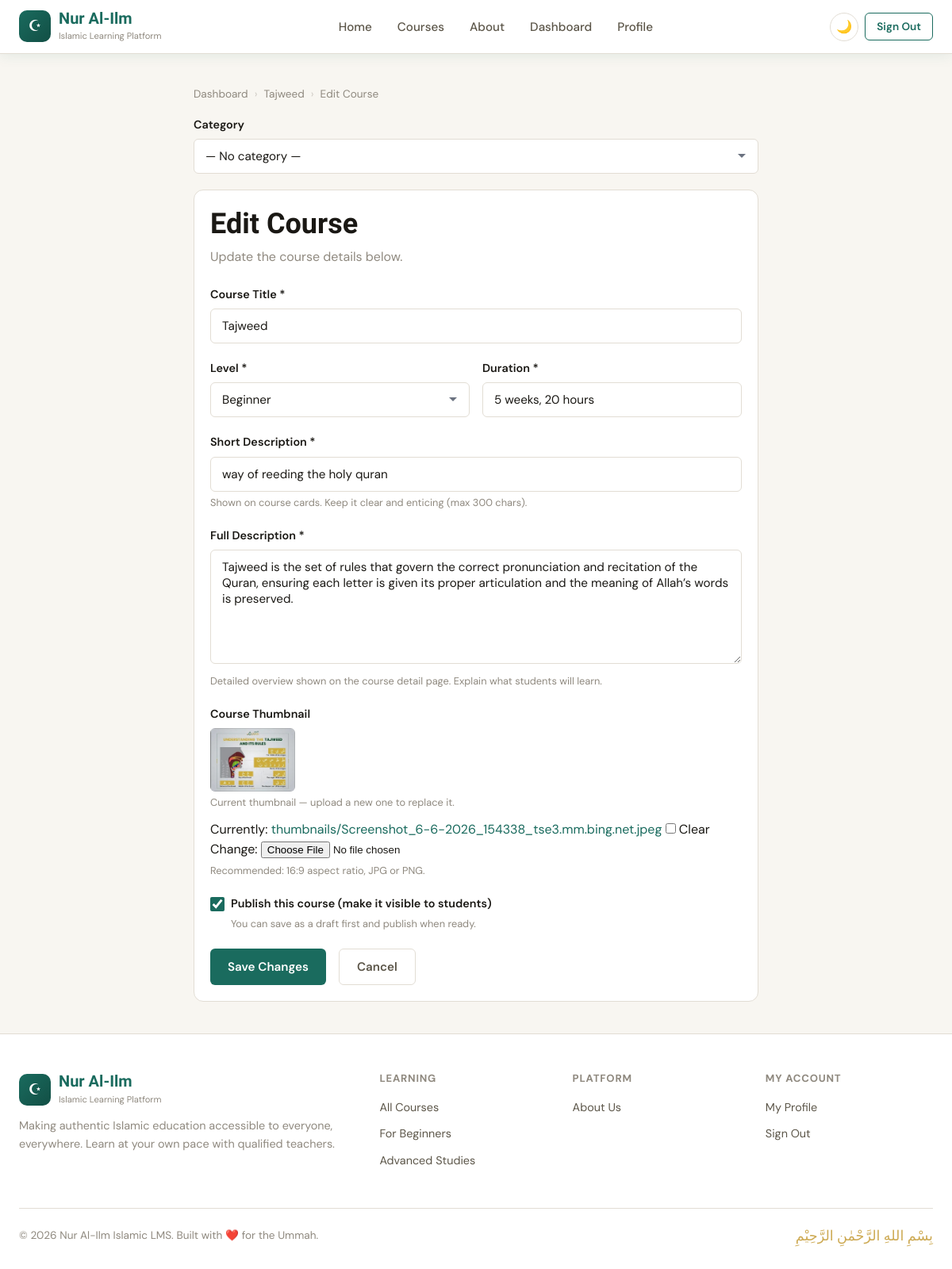
Before: /courses/tajweed/edit/ (signed in) with the older database file.
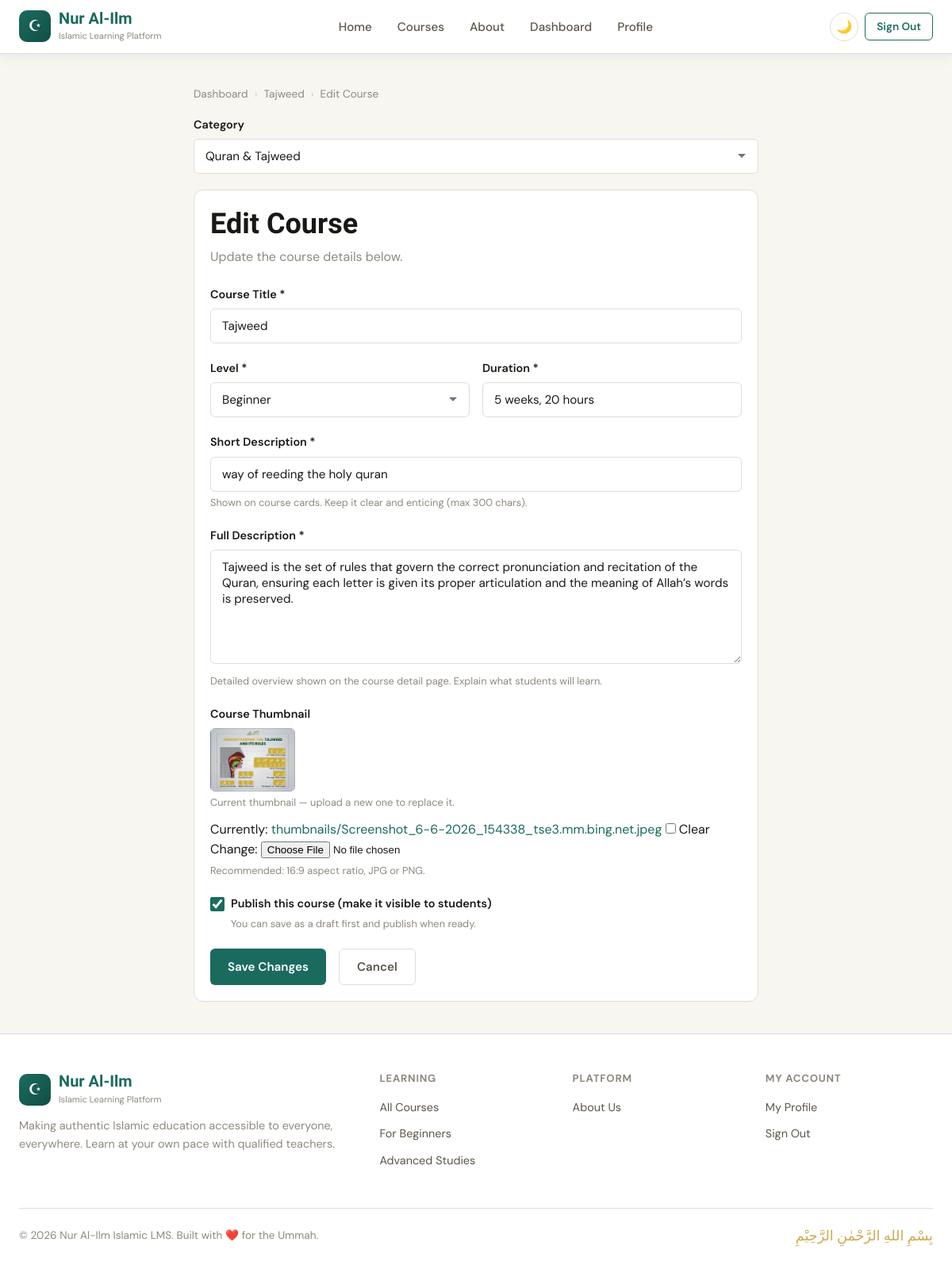
After: the same page with the newer database file.
### courses/models.py (models this page shows, shortened)
class Course(models.Model):
    class Level(models.TextChoices):
        BEGINNER = 'beginner', 'Beginner'
        INTERMEDIATE = 'intermediate', 'Intermediate'
        ADVANCED = 'advanced', 'Advanced'
    teacher = models.ForeignKey(
        settings.AUTH_USER_MODEL,
        on_delete=models.CASCADE,
        related_name='courses_taught',
        limit_choices_to={'role': 'teacher'},
    )
    category = models.ForeignKey(
        Category,
        on_delete=models.SET_NULL,
        null=True,
        blank=True,
        related_name='courses',
        help_text="The subject area this course belongs to.",
    )
    title = models.CharField(max_length=200)
    slug = models.SlugField(unique=True, blank=True)
    thumbnail = models.ImageField(upload_to='thumbnails/', blank=True, null=True)
    short_description = models.CharField(max_length=300)
    full_description = models.TextField()
    level = models.CharField(max_length=15, choices=Level.choices, default=Level.BEGINNER)
    duration = models.CharField(max_length=100, help_text="e.g. '8 weeks', '40 hours'")
    is_published = models.BooleanField(default=False)
    created_at = models.DateTimeField(auto_now_add=True)
    updated_at = models.DateTimeField(auto_now=True)
    class Meta:
        ordering = ['-created_at']

### courses/views.py (the view)
# urls.py: path('<slug:slug>/edit/', views.course_edit, name='course_edit'),
@login_required
def course_edit(request, slug):
    course = get_object_or_404(Course, slug=slug)
    if course.teacher != request.user:
        raise PermissionDenied
    if request.method == 'POST':
        form = CourseForm(request.POST, request.FILES, instance=course)
        if form.is_valid():
            form.save()
            messages.success(request, "Course updated successfully!")
            return redirect('course_manage', slug=course.slug)
    else:
        form = CourseForm(instance=course)
    return render(request, 'courses/course_form.html', {
        'form': form,
        'course': course,
        'action': 'Edit',
    })

### courses/forms.py
class CourseForm(forms.ModelForm):
    class Meta:
        model = Course
        fields = (
            'title', 'category', 'thumbnail', 'short_description',
            'full_description', 'level', 'duration', 'is_published'
        )
        widgets = {
            'title': forms.TextInput(attrs={
                'placeholder': 'e.g. Introduction to Tajweed'
            }),
            'category': forms.Select(attrs={
                'class': 'form-control'
            }),
            'short_description': forms.TextInput(attrs={
                'placeholder': 'A brief summary shown on course cards (max 300 chars)'
            }),
            'full_description': forms.Textarea(attrs={
                'rows': 6,
                'placeholder': 'Detailed description of what students will learn...'
            }),
            'duration': forms.TextInput(attrs={
                'placeholder': 'e.g. 8 weeks, 40 hours'
            }),
        }
    def __init__(self, *args, **kwargs):
        super().__init__(*args, **kwargs)
        self.fields['category'].empty_label = '— No category —'
        self.fields['category'].queryset = Category.objects.all()

### courses/templates/courses/course_form.html (shortened to what this page needs)
{% extends 'base.html' %}
{% block content %}
<div class="section-sm">
  <div class="container" style="max-width:760px;">
    <div class="breadcrumb">
      <a href="{% url 'teacher_dashboard' %}">Dashboard</a>
      <span class="sep">›</span>
      {% if course %}
        <a href="{% url 'course_manage' course.slug %}">{{ course.title }}</a>
        <span class="sep">›</span>
        <span>Edit Course</span>
      {% else %}
        <span>Create Course</span>
      {% endif %}
    </div>
    <div class="form-group">
    <label class="form-label">Category</label>
    {{ form.category }}
    </div>
    <div class="card">
      <div class="card-body">
        <h2 style="margin-bottom:6px;">{{ action }} Course</h2>
        <p style="margin-bottom:24px;color:var(--text-3);">
          {% if action == 'Create' %}
            Fill in the details below to create a new Islamic course.
          {% else %}
            Update the course details below.
          {% endif %}
        </p>
        <form method="post" enctype="multipart/form-data" novalidate>
          <div class="form-group">
            <label class="form-label">Course Title *</label>
            {{ form.title }}
          </div>
          <div class="grid-2" style="gap:16px;">
            <div class="form-group">
              <label class="form-label">Level *</label>
              {{ form.level }}
            </div>
            <div class="form-group">
              <label class="form-label">Duration *</label>
              {{ form.duration }}
            </div>
          </div>
          <div class="form-group">
            <label class="form-label">Short Description *</label>
            {{ form.short_description }}
            <p class="form-hint">Shown on course cards. Keep it clear and enticing (max 300 chars).</p>
          </div>
          <div class="form-group">
            <label class="form-label">Full Description *</label>
            {{ form.full_description }}
            <p class="form-hint">Detailed overview shown on the course detail page. Explain what students will learn.</p>
          </div>
          <div class="form-group">
            <label class="form-label">Course Thumbnail</label>
            {% if course and course.thumbnail %}
              <div style="margin-bottom:10px;">
                <img src="{{ course.thumbnail.url }}" alt="Current thumbnail" style="height:80px;border-radius:6px;object-fit:cover;">
                <p class="form-hint">Current thumbnail — upload a new one to replace it.</p>
              </div>
            {% endif %}
            {{ form.thumbnail }}
            <p class="form-hint">Recommended: 16:9 aspect ratio, JPG or PNG.</p>
          </div>
          <div class="form-group">
            <label class="form-check">
              {{ form.is_published }}
              <span class="form-label" style="margin-bottom:0;cursor:pointer;">Publish this course (make it visible to students)</span>
            </label>
            <p class="form-hint" style="margin-left:26px;">You can save as a draft first and publish when ready.</p>
          </div>
          <div class="flex gap-2" style="margin-top:8px;">
            <button type="submit" class="btn btn-primary">
              {% if action == 'Create' %}Create Course{% else %}Save Changes{% endif %}
            </button>
            <a href="{% url 'teacher_dashboard' %}" class="btn btn-ghost">Cancel</a>
          </div>
        </form>
      </div>
    </div>
  </div>
</div>
{% endblock %}

Changed rows visible on the page:
changed Course "Tajweed": category "— No category —" → "Quran & Tajweed"
